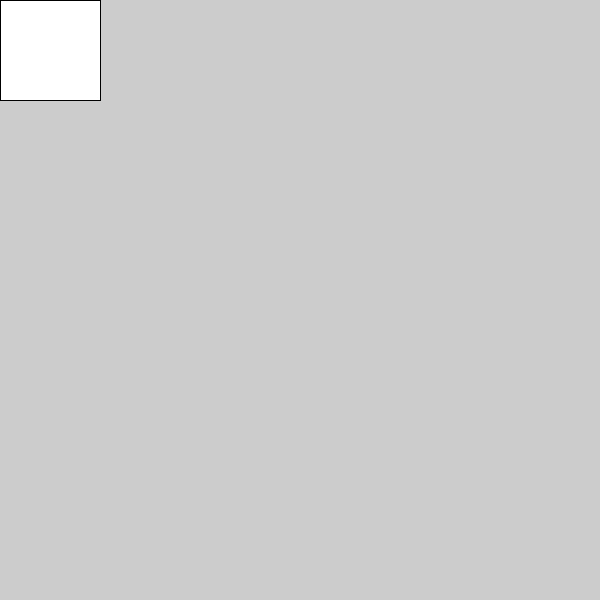
Frame 1 (no input)
Frame 60 (the mouse pressed at the canvas centre just before this capture): identical to frame 1, image omitted
Frame 120 (the mouse held since frame 60 and released just before this capture): identical to frame 1, image omitted

The Processing sketch that drew this single still picture (run headless with seeded random() and noise(); from frame 60 on, the mouse is pressed at the canvas centre):

// Processing sketch: art_tomoaki
// ── art_tomoaki.pde
void setup(){
  size(600,600);
}

void draw(){
  int x = 0;
  rect(x,x,x+100,x+100);
  
}
